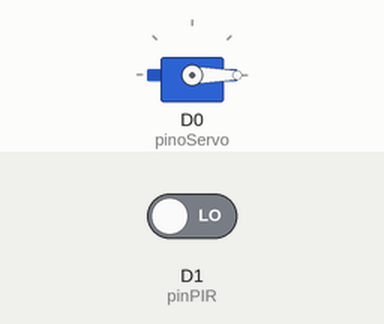
A sketch run on a simulated ESP8266 (NodeMCU). On the bench: servo. The test bench sets the inputs (shaded band); at power-on: D1 (pinPIR) LOW. WiFi joins after 1.5 s; servers stay silent unless stated; random numbers use the default seed unless the sketch sets one; no MQTT or app messages arrive unless stated; what the sketch prints to the serial monitor is not drawn.

Above: at 3.2 s.
3.3 s: D1 (pinPIR) driven HIGH
At 4.4 s:
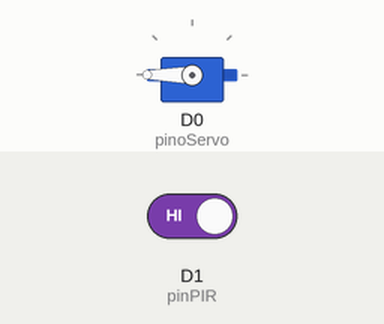
Timing chart, 0 to 6.3 s (numbered marks = the images above; inputs shaded):
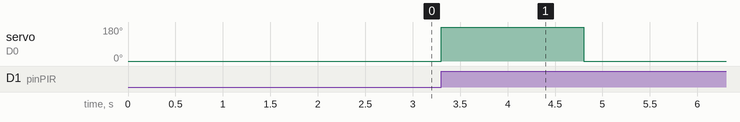

Measured:
- after the input at 3.3 s, servo on D0 (pinoServo): 0° → 180° at once, → 0° 1.5 s later

The sketch:

AlimentadorAutomaticoIOT.ino
```cpp
#include <ESP8266WiFi.h>        // Include the Wi-Fi library
#include <Servo.h>
#include <PubSubClient.h> //inclui suporte ao MQTT no HiveMQ Cloud

const char* ssid     = "******";         // The SSID (name) of the Wi-Fi network you want to connect to
const char* password = "******";     // The password of the Wi-Fi network

const char* mqtt_server = "broker.mqttdashboard.com"; //URL do broker MQTT
const int mqtt_server_port = 1883; //porta do broker MQTT

#define MSG_BUFFER_SIZE (500) //define MSG_BUFFER_SIZE como 500
#define pinoServo D0
#define pinPIR D1
WiFiClient client; //cria o objeto client
PubSubClient mqtt_client(client); //cria o objeto mqtt_client
Servo s; //OBJETO DO TIPO SERVO
long lastMsg = 0;

String clientID = "clienteid"; //identificacao do cliente

String topicoPrefixo = "MACK12029139"; //para o prefixo do topico, utilizar MACK seguido do TIA
String topicoTodos = topicoPrefixo + "/#"; //para retornar todos os topicos
String topico_0 = topicoPrefixo + "/hello"; //topico para teste
String mensagem_0 = "NodeMCU Connected"; //mensagem para o topico 0
String topico_1 = topicoPrefixo + "/sensorPIR"; //topico para o sensor 1
String mensagem_1 = ""; //mensagem para o topico 1
String topico_2 = topicoPrefixo + "/servoMotor"; //topico para o atuador 1
String mensagem_2 = ""; //mensagem para o topico 2
String mensagemTemp = ""; //armazena temporariamente as mensagens recebidas via MQTT


void setup_wifi() {
  Serial.begin(115200);         // Start the Serial communication to send messages to the computer
  delay(10);
  Serial.println('\n');

  WiFi.begin(ssid, password);             // Connect to the network
  Serial.print("Connecting to ");
  Serial.print(ssid); Serial.println(" ...");

  int i = 0;
  while (WiFi.status() != WL_CONNECTED) { // Wait for the Wi-Fi to connect
    delay(1000);
    Serial.print(++i); Serial.print(' ');
  }

  Serial.println('\n');
  Serial.println("Connection established!");
  Serial.print("IP address:\t");
  Serial.println(WiFi.localIP());         // Send the IP address of the ESP8266 to the computer
}

// Funcao para receber mensagens
void callback(char* topic, byte* payload, unsigned int length) {
  mensagemTemp = "";
  Serial.print("Message arrived [");
  Serial.print(topic);
  Serial.print("] ");
  for (int i = 0; i < length; i++) {
    Serial.print((char)payload[i]);
    mensagemTemp += (char)payload[i];
  }

  if (String(topic) == topico_2) {
    mensagem_2 = mensagemTemp;
  }

  Serial.println();
}

// Funcao para conectar no broker MQTT
void reconnect() {
  // Loop until we’re reconnected
  while (!mqtt_client.connected()) {
    Serial.print("Attempting MQTT connection…");

  // Create a random client ID
    randomSeed(micros()); //inicializa a semente do gerador de numeros aleatorios
    clientID += String(random(0xffff), HEX);

  // Attempt to connect
    if (mqtt_client.connect(clientID.c_str())) {
      Serial.println("connected");
      // Once connected, publish an announcement...
      mqtt_client.publish(topico_0.c_str(), mensagem_0.c_str());
      // ... and resubscribe
      mqtt_client.subscribe(topicoTodos.c_str());
    } else {
      Serial.print("failed, rc=");
      Serial.print(mqtt_client.state());
      Serial.println(" try again in 5 seconds");
      // Wait 5 seconds before retrying
      delay(5000);
    }
  }
}

void setup() {
  s.attach(pinoServo);
  s.write(0);
  pinMode(pinPIR, INPUT);
  Serial.begin(9600); //inicializa a saida serial

  setup_wifi();

  mqtt_client.setServer(mqtt_server, mqtt_server_port); //configura a conexao com o broker MQTT
  mqtt_client.setCallback(callback); //configura o recebimento de mensagens
}

void loop() {
  if (!mqtt_client.connected()) {
    reconnect();
  }
  mqtt_client.loop(); //processa as mensagens e mantem a conexao com o broker MQTT

  bool valorPIR = digitalRead(pinPIR);

  if (valorPIR) {
     mensagem_1 = "UM MOVIMENTO FOI DETECTADO";
     mensagem_2 = "Sevor Motor foi movido a 180º graus!";
     mqtt_client.publish(topico_1.c_str(), mensagem_1.c_str());
     mqtt_client.publish(topico_2.c_str(), mensagem_2.c_str());
     s.write(180);
     delay(1500);
     s.write(0);
     delay(30000000);
  }
  }
```
